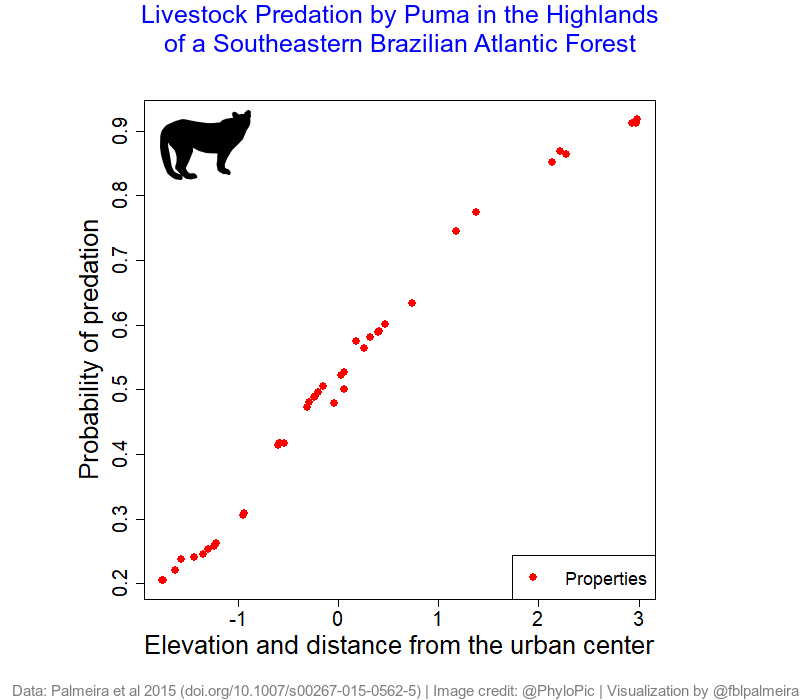

This figure's R source:
# Importar e visualizar a minha planilha .csv como um objeto no R 
pecj<-read.csv("puma_predation.csv",header=T,sep=",",dec=".")
summary(pecj)

# Renomear variavel resposta (y = 1 ou 0)
predation<-pecj$predation

# Teste nao-parametrico de correlacao para testar a existencia de associacao 
cor.test(pecj$livestock,pecj$dogs) # numero de criacoes com o numero de caes
cor.test(pecj$elevation,pecj$treecover) # elevacao com porcentagem de cobertura arborea
cor.test(pecj$livestock,pecj$area) # numero de criacoes com o tamanho da area
cor.test(pecj$livestock,pecj$elevation) # numero de criaacoes com a elevacao
cor.test(pecj$livestock,pecj$centre) # numero de criacoes com a distancia do centro urbano
cor.test(pecj$elevation,pecj$centre) # elevacao com a distancia do centro urbano
cor.test(pecj$area,pecj$elevation) # tamanho da area com a elevacao
cor.test(pecj$area,pecj$centre) # tamanho da area com a distancia do centro urbano

# Plotar as variaveis correlacionadas em um grafico de dispersao 	
plot(pecj$livestock,pecj$dogs) # numero de criacoes com o numero de caes
plot(pecj$elevation,pecj$treecover) # elevacao com porcentagem de cobertura arborea

# Normalizando as variaveis continuas (explanatorias) nao-correlacionadas entre si
live.mean<-mean(pecj$livestock)
live.sd<-sd(pecj$livestock)
live.z<-(pecj$livestock-live.mean)/live.sd # numero de criacoes (n)

area.mean<-mean(pecj$area)
area.sd<-sd(pecj$area)
area.z<-(pecj$area-area.mean)/area.sd # tamanho da area (ha)

ele.mean<- mean(pecj$elevation)
ele.sd<-sd(pecj$elevation)
ele.z<-(pecj$elevation-ele.mean)/ele.sd	# elevacao (m)

centre.mean<-mean(pecj$centre)
centre.sd<-sd(pecj$centre)
centre.z<-(pecj$centre-centre.mean)/centre.sd # distancia do centro urbano (m) "Campos do Jordao"

# Ajustar os modelos lineares generalizados (glm): binomial
glm0<-glm(predation~1, data=pecj, family=binomial) # predacao constante/independente/aleatoria ("constant model")
glm1<-glm(predation~live.z+area.z, data=pecj, family=binomial) # predacao dependente do numero de criacoes e do tamanho da area
glm2<-glm(predation~ele.z+centre.z, data=pecj, family=binomial) # predacao dependente da elevacao e da distancia do centro
glm3<-glm(predation~live.z+area.z+ele.z, data=pecj, family=binomial) # predacao dependente do numero de criacoes, do tamanho da area e da elevacao 
glm4<-glm(predation~live.z+area.z+centre.z, data=pecj, family=binomial) # predacao dependente do numero de criacoµes, do tamanho da area e da distancia do centro urbano
glm5<-glm(predation~live.z+ele.z+centre.z, data=pecj, family=binomial) # predacao dependente do numero de criacoes, da elevacao e da distancia do centro urbano
glm6<-glm(predation~area.z+ele.z+centre.z, data=pecj, family=binomial) # predacao dependente do tamanho da area, da elevacaa e da distancia do centro urbano
glm7<-glm(predation~live.z+area.z+ele.z+centre.z, data=pecj, family=binomial) # predacao dependente do numero de criacoes, do tamanho da area, da elevacaoo e da distancia do centro urbano (modelo super-parametrizado ou "full model")

# Abrir o pacote
library(AICcmodavg)

# Rankear os modelos pelo AIC
Cand.mods1 <- list(glm0, glm1, glm2, glm3, glm4, glm5, glm6, glm7)
Modnames1 <- c("glm0.constant","glm1.live+area","glm2.elev+centre",
               "glm3.live+area+elev", "glm4.live+area+centre", 
               "glm5.live+elev+centre","glm6.area+elev+centre",
               "glm7.global")
aictab(cand.set = Cand.mods1, modnames = Modnames1, second.ord = TRUE)

#Extrair as estimativas do melhor modelo
coef(glm2) # coefficients from objects
confint (glm2) # confidence intervals (CI) for parameters
anova(glm2) # compute analysis of variance for fitted model
plogis(0.05) # inverse link function to intercept coefficient
plogis(-0.62) # 2.5% confit (CI)
plogis(0.75) # 97.5% confint (CI)
plogis(-0.13) # mean
plogis(-1.65) # min
plogis(1.73) # max

png(file = "glm_predation.png", width = 800, height = 700)

par(mar = c(7, 10, 7, 10))
# Plotar a probabilidade de predação do modelo ajustado
plot(ele.z + centre.z, fitted(glm2), 
     xlab= "Elevation and distance from the urban center", 
     ylab="Probability of predation",
     pch = 16, cex = 1.5, col="red",
     cex.lab=2.2, cex.axis=1.7) 
legend("bottomright", legend = c("Properties"), cex = 1.5, lwd = 3, lty=0, pch=16, col="red")
curve(predict(glm2, type = c("response"), add=T))
fitted.values(glm2)
residuals(glm2)
predict(glm2)

dev.off()

library(magick)
library(magrittr) 

# Call back the plot
plot <- image_read("glm_predation.png")
plot2<-image_annotate(plot, "Livestock Predation by Puma in the Highlands
of a Southeastern Brazilian Atlantic Forest", 
                      color = "blue", size = 25,
                      location = "10+50", gravity = "north")
plot3<-image_annotate(plot2, "Data: Palmeira et al 2015 (doi.org/10.1007/s00267-015-0562-5) | Image credit: @PhyloPic | Visualization by @fblpalmeira", 
                      color = "gray", size = 15, 
                      location = "10+50", gravity = "southeast")
# And bring in a logo
logo_raw <- image_read("http://www.phylopic.org/assets/images/submissions/87c44856-307d-4d1a-84fd-ec54f8591f1a.512.png") 
out<-image_composite(plot3,image_scale(logo_raw,"x70"), offset = "+160+110")
image_browse(out)

# And overwrite the plot without a logo
image_write(out, "puma_predation.png")
